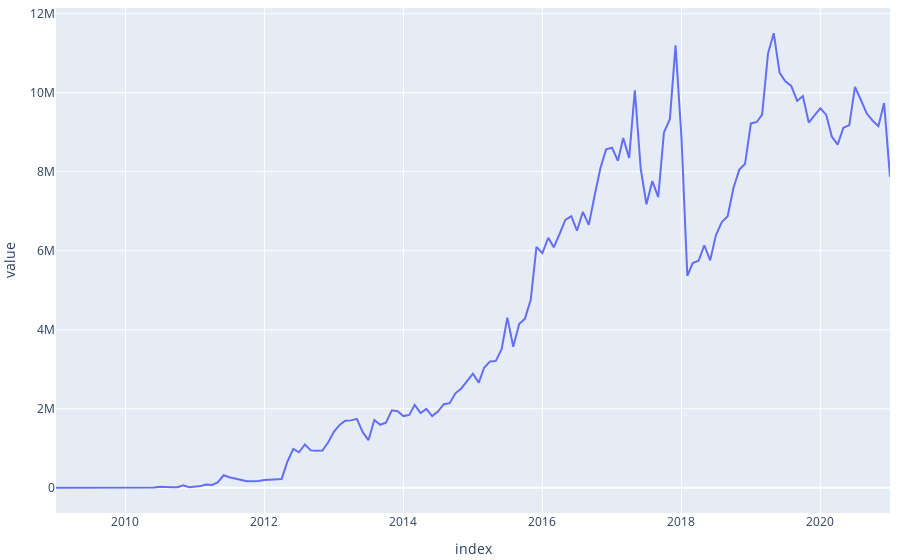
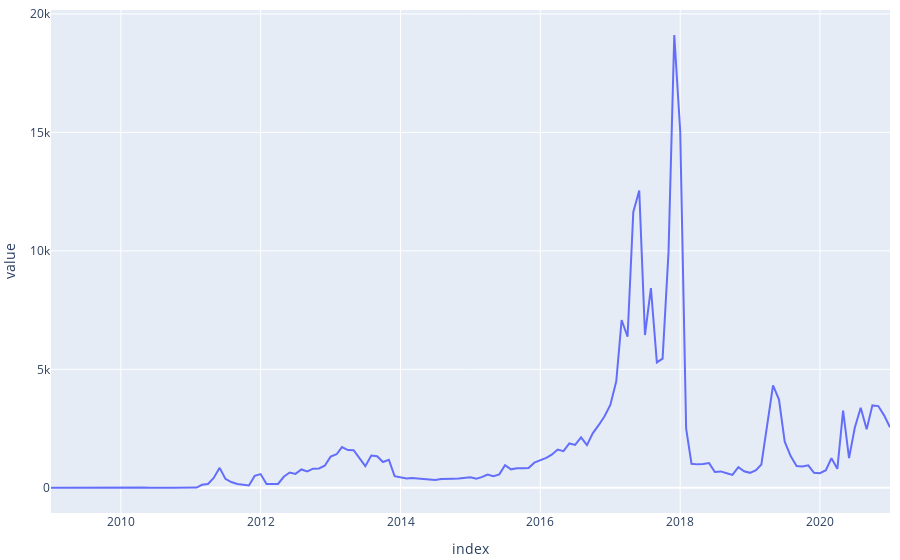

These figures' notebook cell, in order:
### Code cell
for name in ["nb_transactions","sum_fee_btc","mean_fee_satoshi","mean_feeUSD","mean_fee_for100","mean_fee_for100_overall","mean_nb_inputs","mean_nb_outputs"]:
    fig =monthly_tr[[name]].plot.line()
    fig=write_formated_plot(fig,output_dir+name+".html")
    fig.show()

### Figure 1 — Plotly figure (JSON) as saved in the notebook; plotly's stock layout.template omitted (floating-point values rounded to 4 significant figures; data arrays with more than 128 entries replaced by an {"elided": "..."} marker saying what was removed)
{"data": [{"legendgroup": "nb_transactions", "line": {"color": "#636efa", "dash": "solid"}, "mode": "lines", "name": "nb_transactions", "orientation": "v", "showlegend": true, "type": "scatter", "x": {"elided": "145 str values"}, "xaxis": "x", "y": {"elided": "145 int values"}, "yaxis": "y"}], "layout": {"hovermode": "x unified", "legend": {"title": {"text": "variable"}, "tracegroupgap": 0}, "margin": {"b": 5, "l": 10, "r": 10, "t": 5}, "showlegend": false, "xaxis": {"anchor": "y", "domain": [0, 1], "title": {"text": "index"}}, "yaxis": {"anchor": "x", "domain": [0, 1], "title": {"text": "value"}}}}

### Figure 2 — Plotly figure (JSON) as saved in the notebook; plotly's stock layout.template omitted (floating-point values rounded to 4 significant figures; data arrays with more than 128 entries replaced by an {"elided": "..."} marker saying what was removed)
{"data": [{"legendgroup": "sum_fee_btc", "line": {"color": "#636efa", "dash": "solid"}, "mode": "lines", "name": "sum_fee_btc", "orientation": "v", "showlegend": true, "type": "scatter", "x": {"elided": "145 str values"}, "xaxis": "x", "y": {"elided": "145 float values"}, "yaxis": "y"}], "layout": {"hovermode": "x unified", "legend": {"title": {"text": "variable"}, "tracegroupgap": 0}, "margin": {"b": 5, "l": 10, "r": 10, "t": 5}, "showlegend": false, "xaxis": {"anchor": "y", "domain": [0, 1], "title": {"text": "index"}}, "yaxis": {"anchor": "x", "domain": [0, 1], "title": {"text": "value"}}}}
